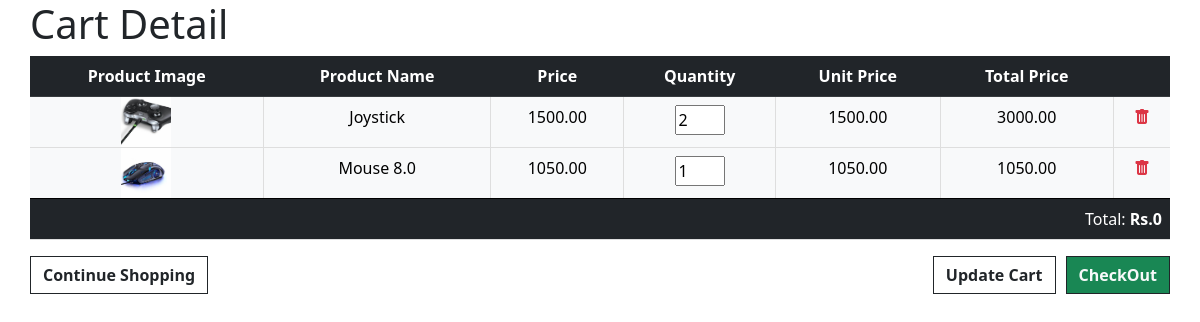
Page /cart/ on the earlier database version.
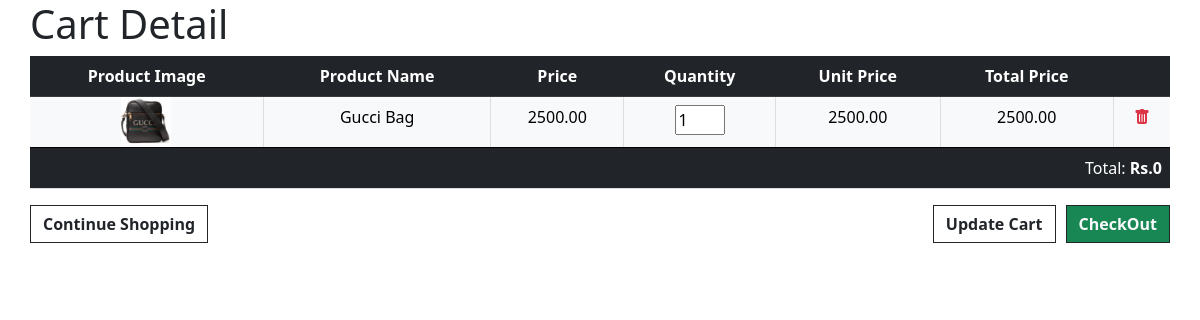
Same page on the later database version.
### techspot_app/models.py (models this page shows, shortened)
class CartItemModel(models.Model):
    cart = models.ForeignKey(
        CartModel, on_delete=models.CASCADE, related_name="cart_items"
    )
    product = models.ForeignKey(
        ProductModel,
        on_delete=models.SET_NULL,
        null=True,
        blank=True,
        related_name="cart_items",
    )
    quantity = models.PositiveIntegerField(default=1)
    unit_price = models.DecimalField(
        max_digits=10,
        decimal_places=2,
        null=True,
        blank=True,
        help_text="Snapshot of the price at the time the item was added",
    )
    def total_price(self):
        if self.unit_price is not None:
            return self.unit_price * self.quantity
        elif self.product and self.product.product_price is not None:
            return self.product.product_price * self.quantity
        return 0

class ProductModel(models.Model):
    product_category = models.ForeignKey(
        CategoryModel,
        related_name="productcategory",
        on_delete=models.CASCADE,
    )
    product_name = models.CharField(max_length=200, default="")
    product_description = models.CharField(max_length=200, default="")
    product_price = models.DecimalField(max_digits=10, decimal_places=2, default=0)
    product_image = models.ImageField(
        upload_to="productImage/", default="", null=True, blank=True
    )
    pro_sub_category = models.ForeignKey(
        Sub_CategoryModel,
        related_name="productSubCategory",
        on_delete=models.CASCADE,
        null=True,
        blank=True,
    )
    product_stock = models.IntegerField(default=0)
    product_discount = models.DecimalField(max_digits=5, decimal_places=2, default=0)

### techspot_app/views.py (the view)
# urls.py: path("cart/", cart_detail, name="cart_Detail"),
def cart_detail(request):
    cart_det = CartItemModel.objects.all()
    user_id = request.session.get("user.id")
    user = UserModel.objects.filter(id=user_id).first()
    if user_id:
        cart = CartModel.objects.get(user=user, is_paid=False).first()
        cart_items = CartItemModel.objects.filter(cart=cart) if cart else []
    else:
        cart_items = []
    total_items_count = (
        len(cart_items) if isinstance(cart_items, list) else cart_items.count()
    )
    grand_total = sum(
        float(item.total_price()) if item.product else 0 for item in cart_items
    )
    context = {
        "cartdet": cart_det,
        "total_items_count": total_items_count,
        "grand_total": grand_total,
    }
    return render(request, "content/cart_detail.html", context)

### techspot_app/templates/content/cart_detail.html (shortened to what this page needs)
{% extends 'base.html' %}
{% load static %}
{% block cart_detail %}
<div class="container col-lg-12">
    <h1>Cart Detail</h1>
    <form action="{% url 'update_all_cart_details' %}" method="POST">
        <table class="table">
            <tr class="table-dark text-center">
                <th>Product Image</th>
                <th>Product Name</th>
                <th>Price</th>
                <th>Quantity</th>
                <th>Unit Price</th>
                <th>Total Price</th>
                <th></th>
            </tr>
            {% if cartdet %}
            {% for cartdetail in cartdet %}
            <tr class="table-light text-center">
                <td class="p-0 m-0">
                    <img src="{{ cartdetail.product.product_image.url }}" width="50px" height="50px"
                        alt="{{ cartdetail.product.product_name }}">
                </td>
                <td>{{ cartdetail.product.product_name }}</td>
                <td>{{ cartdetail.product.product_price }}</td>
                <td><input type="number" name="quantity_{{ cartdetail.id }}" style="width: 50px;"
                        value="{{ cartdetail.quantity|default:1 }}" min="1">
                </td>
                <td>{{ cartdetail.product.product_price }}</td>
                <td>{{ cartdetail.total_price }}</td>
                <td>
                    <a href="{% url 'cartdetail_delete' cartdetail.id %}" class="text-danger bi bi-trash-fill"></a>
                </td>
            </tr>
            {% endfor %}
            {% else %}
            <tr>
                <td colspan="7" class="text-center fw-bold">NO Cart</td>
            </tr>
            {% endif %}
            <tfoot>
                <tr class="table-dark text-end">
                    <td colspan="7" class="">Total: <span class="fw-bold">Rs.{{grand_total}}</span></td>
                </tr>
            </tfoot>
        </table>
        <div class="d-flex justify-content-between">
            <div class="inline">
                <a href="{% url 'allproduct' %}"
                    class="btn btn-primary rounded-0 bg-transparent text-dark fw-bold border-dark">
                    Continue Shopping</a>
            </div>
            <div class="text-center d-flex justify-content-end ">
                <button type="submit"
                    class="btn btn-primary rounded-0 bg-transparent text-dark fw-bold border-dark updateCartBtn">Update
                    Cart</button>
                <div class="text-center d-flex justify-content-end" style="padding-left: 10px;">
                    <a href="{% url 'checkout' %}"
                        class="btn btn-primary rounded-0 bg-success text-light fw-bolder border-dark">CheckOut</a>
                </div>
            </div>
        </div>
    </form>
</div>
{% endblock %}

### techspot_app/templates/base.html (shortened to what this page needs)
{% extends "mainpage.html" %}
{% load static %}
{% block home %}
{% block cart_detail %}{% endblock %}
{% endblock %}

### techspot_app/templates/mainpage.html (shortened to what this page needs)
<!DOCTYPE html>
<html lang="en">
<head>
    <link rel="stylesheet" href="https://cdn.jsdelivr.net/npm/bootstrap-icons@1.11.1/font/bootstrap-icons.css"
>
    <link href="https://cdn.jsdelivr.net/npm/bootstrap@5.0.2/dist/css/bootstrap.min.css" rel="stylesheet"
>
    <link rel="stylesheet" href="https://cdnjs.cloudflare.com/ajax/libs/font-awesome/6.6.0/css/all.min.css"
 />
    {% load static %}
    <link rel="stylesheet" href="{% static 'CSS/mainstyle.css' %}">
</head>
<body>
    {% block home %} {% endblock %}
</body>
</html>

### static/CSS/mainstyle.css (style rules this page uses)
.container { max-width: 95%; padding: 0; }
:root { --main-color: #4CAF50; --secondary-color: #f1f1f1; --text-color: #333; }

### techspot_app/templates/content/cart_detail.html (style rules this page uses)
td { border: 1px solid rgb(222, 222, 222); }
td:first-child { border-left: none; }
td:last-child { border-right: none; }

Differences in the rows shown:
removed CartItemModel: product.product_image (picture), product.product_name "Joystick", product.product_price "1500.00", quantity "2", total_price "3000.00"
removed CartItemModel: product.product_image (picture), product.product_name "Mouse 8.0", product.product_price "1050.00", quantity "1", total_price "1050.00"
added CartItemModel: product.product_image (picture), product.product_name "Gucci Bag", product.product_price "2500.00", quantity "1", total_price "2500.00"
